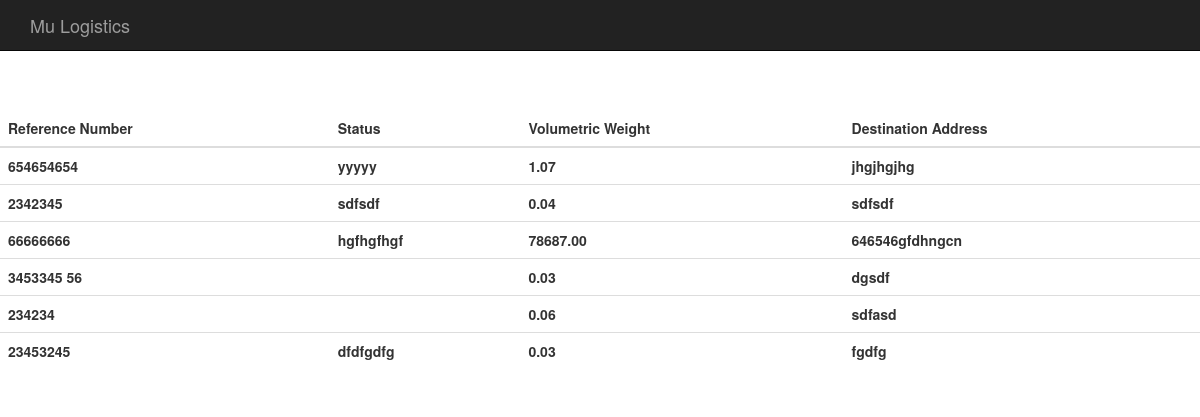
The page /packages/track_packages/ (signed in) on the database as committed earlier.
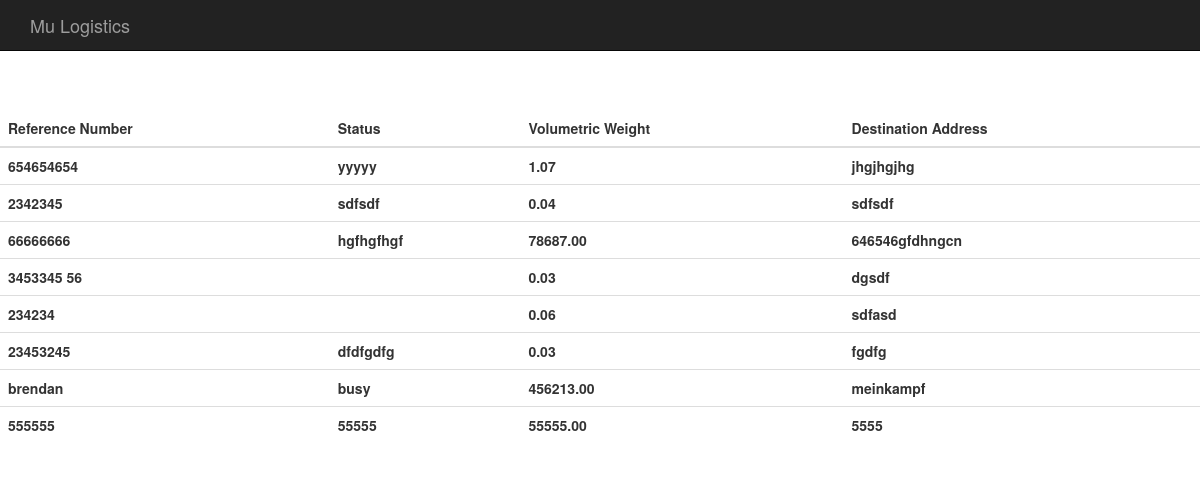
The same page on the database as committed later.
### packages/models.py (models this page shows, shortened)
class Package(models.Model):
    user = models.ForeignKey(User, default=1)
    reference_number = models.CharField(max_length=10)
    status = models.CharField(max_length=50)
    volumetric_weight = models.DecimalField(max_digits=10, decimal_places=2)
    client_address = models.CharField(max_length=50)
    client_city = models.CharField(max_length=50)
    receiver_address = models.CharField(max_length=50)
    receiver_city = models.CharField(max_length=50)
    id_required = models.BooleanField(default=True)

### packages/views.py (the view)
def track_packages(request):
    if not request.user.is_authenticated():
        return render(request, 'packages/login_user.html')
    else:
        packages = Package.objects.filter(user=request.user)
    return render(request, 'packages/track_packages.html', {'packages': packages})

### packages/templates/packages/track_packages.html (shortened to what this page needs)
{% extends "packages/base.html" %}
{% load staticfiles %}
{% block content %}
<div class="row">
    <div class="col-md-12">
      <table id = "index_table" class = "table">
        <thead>
          <tr>
            <th>Reference Number</th>
            <th>Status</th>
            <th>Volumetric Weight</th>
            <th>Destination Address</th>
          </tr>
        </thead>
        <tbody>
          {% for package in packages %}
            <tr>
              <th>{{package.reference_number}}</th>
              <th>{{package.status}}</th>
              <th>{{package.volumetric_weight}}</th>
              <th>{{package.client_address}}</th>
            </tr>
          {% endfor %}
        </tbody>
      </table>
    </div>
  </div>
{% endblock %}

### packages/templates/packages/base.html (shortened to what this page needs)
<!DOCTYPE html>
<html lang="en">
  <head>
  <nav class="navbar navbar-inverse navbar-fixed-top">
          <div class="container">
            <div class="navbar-header">
              <a class="navbar-brand" href="{% url 'packages:index' %}">Mu Logistics</a>
            </div>
            <div id="navbar" class="collapse navbar-collapse">
            </div>
          </div>
        </nav>
    {% load staticfiles %}
      <link rel="stylesheet" type="text/css" href="{% static 'css/bootstrap.css' %}"/>
    <link href="static/css/bootstrap.min.css" rel="stylesheet">
    <link href="static/css/master_style.css" rel="stylesheet">
  </head>
  <body>
    <br>
    <br>
    <br>
    {% block content %}
    {% endblock %}
  </body>
    <link rel="stylesheet" type="text/css" href="/static/css/dataTables.bootstrap.min.css">
</html>

### packages/static/css/master_style.css (style rules this page uses)
body { padding-top: 50px; }

Rows that differ between the two databases and show on the page:
added Package: reference_number "brendan", status "busy", volumetric_weight "456213.00", client_address "meinkampf"
added Package: reference_number "555555", status "55555", volumetric_weight "55555.00", client_address "5555"
